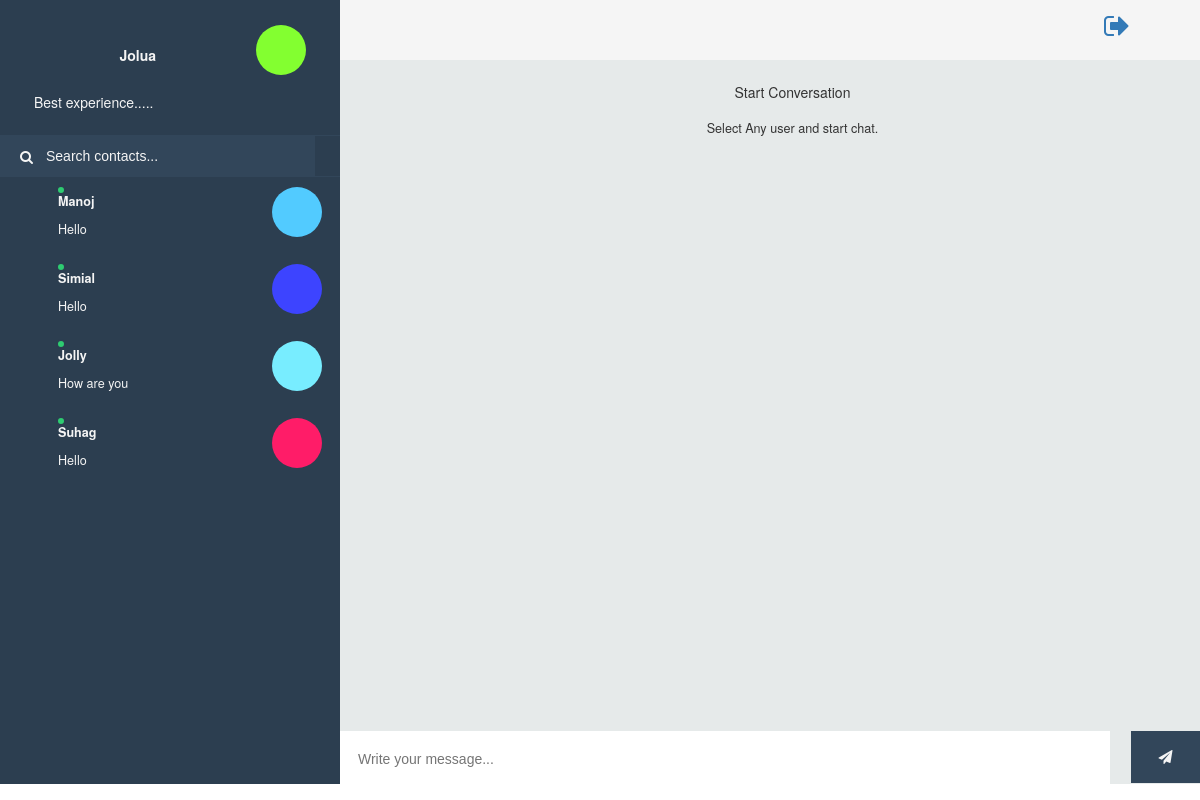
The app's page /chat-box/conversations (signed in) with its own data.
### session_user/models.py (models this page shows, shortened)
class ChatUser(AbstractUser):
	class Meta:
		verbose_name = 'Chat Box User'
		verbose_name_plural = 'Chat Box Users'
	mobile = models.CharField(verbose_name='Mobile Number', max_length=20, null=False, blank=False, unique=True)
	color_code = ColorField(verbose_name='User Color Code', blank=True, null=True)
	date_of_birth = models.DateField(verbose_name='Date Of Birth', null=True)
	def get_lastmessage(self):
		from chatbox.models import ChatMessage
		from django.db.models import Q
		queryset = ChatMessage.objects.filter(Q(sender= self)|Q(receiver= self))
		if queryset.exists():
			return queryset.last().message
		else:
			return '..'

### chatbox/models.py (models this page shows, shortened)
class ChatMessage(models.Model):
	class Meta:
		verbose_name = 'Chat Box Message'
		verbose_name_plural = 'Chat Box Messages'
	sender = models.ForeignKey(ChatUser, on_delete=models.CASCADE, related_name="message_sender")
	receiver = models.ForeignKey(ChatUser, on_delete=models.CASCADE, related_name="message_receiver")
	message = models.TextField(blank=True, null=True)
	created_at = models.DateTimeField(auto_now=True)
	seen = models.BooleanField(default=False)

### chatbox/views.py (the view)
class ChatBoxList(LoginRequiredMixin, ListView):
    template_name = 'chat-list.html'
    model = ChatUser
    def get_context_data(self, **kwargs):
        context = super(ChatBoxList, self).get_context_data(**kwargs)
        context['list_user'] = ChatUser.objects.filter(is_staff=False).exclude(id=self.request.user.id)
        return context

### chatbox/templates/chat-list.html (shortened to what this page needs)
{% extends 'chat-box-base.html' %}
{% load staticfiles %}
{% block content %}
<div id="frame">
  <div id="sidepanel">
    <div id="profile">
      <div class="wrap">
        <span class="icon-circle" style="background-color: {{request.user.color_code}};"></span>
        <p> <b>{{request.user.username | title}}</b></p>
      </div>
      <p class="preview"><h5>Best experience.....</h5></p>
    </div>
    <div id="search">
      <label for=""><i class="fa fa-search" aria-hidden="true"></i></label>
      <input type="text" placeholder="Search contacts..." class="search-contact" />
    </div>
    <div id="contacts">
      <ul>
      {% for user in list_user %}
        <li class="contact">
          <div class="wrap" contact-id="{{user.id}}">
            <span class="contact-status online"></span>
            {% if user.color_code %}
            <div class="icon-circle" style="background-color: {{user.color_code}};"></div>
            {% else %}
              <div class="icon-circle" style="background-color: #123;"></div>
            {% endif %}
            <div class="meta">
              <p class="name">{{user.username | title }}</p>
              <p class="preview">{{user.get_lastmessage}}</p>
            </div>
          </div>
        </li>
      {% endfor %}
      </ul>
    </div>
  </div>
  <div class="content">
    <div class="contact-profile">
        <span class="icon-circle"></span>
        <div class="social-media"><a href="{% url 'logout' %}">
        <i class="fa fa-sign-out fa-2x" aria-hidden="true"></i></a>
      </div>
    </div>
    <div class="messages">
      <ul>
        <li class="text-center">
          <div class="card">
          <div class="card-body">
            <h5 class="card-title">Start Conversation</h5>
            <p class="card-text">Select Any user and start chat.</p>
          </div>
        </div>
        </li>
      </ul>
    </div>
    <div class="message-input">
      <div class="wrap">
      <input type="text" placeholder="Write your message..." id="message_box" name="message" readonly="" />
      <button class="button" id="send_message"><i class="fa fa-paper-plane" aria-hidden="true"></i></button>
      </div>
    </div>
  </div>
</div>
{% endblock %}

### staticfiles/static/css/chat-box.css (style rules this page uses)
#frame { width: 100%; height: 98vh; min-height: 300px; max-height: 800px; background: #E6EAEA; }
#frame #sidepanel { float: left; min-width: 280px; max-width: 340px; width: 40%; height: 100%; background: #2c3e50; color: #f5f5f5; overflow: hidden; position: relative; }
#frame #sidepanel #profile { width: 80%; margin: 25px auto; }
#frame #sidepanel #profile .wrap { height: 60px; line-height: 60px; overflow: hidden; -moz-transition: 0.3s height ease; -o-transition: 0.3s height ease; -webkit-transition: 0.3s height ease; transition: 0.3s height ease; }
#frame #sidepanel #profile .wrap p { float: right; margin-right: 100px; }
#frame #sidepanel #search { border-top: 1px solid #32465a; border-bottom: 1px solid #32465a; font-weight: 300; }
#frame #sidepanel #search label { position: absolute; margin: 10px 0 0 20px; }
#frame #sidepanel #search input { font-family: "proxima-nova", "Source Sans Pro", sans-serif; padding: 10px 0 10px 46px; width: calc(100% - 25px); border: none; background: #32465a; color: #f5f5f5; }
#frame #sidepanel #contacts { height: calc(100% - 177px); overflow-y: scroll; overflow-x: hidden; }
#frame #sidepanel #contacts ul li.contact { position: relative; padding: 10px 0 15px 0; font-size: 0.9em; cursor: pointer; list-style: none; }
#frame #sidepanel #contacts ul li.contact .wrap { width: 88%; margin: 0 auto; position: relative; }
#frame #sidepanel #contacts ul li.contact .wrap span { position: absolute; left: 0; margin: -2px 0 0 -2px; width: 10px; height: 10px; border-radius: 50%; border: 2px solid #2c3e50; background: #95a5a6; }
#frame #sidepanel #contacts ul li.contact .wrap span.online { background: #2ecc71; }
#frame #sidepanel #contacts ul li.contact .wrap .meta { padding: 5px 0 0 0; }
#frame #sidepanel #contacts ul li.contact .wrap .meta .name { font-weight: 600; }
#frame #sidepanel #contacts ul li.contact .wrap .meta .preview { margin: 5px 0 0 0; padding: 0 0 1px; font-weight: 400; white-space: nowrap; overflow: hidden; text-overflow: ellipsis; -moz-transition: 1s all ease; -o-transition: 1s all ease; -webkit-transition: 1s all ease; transition: 1s all ease; }
#frame .content { float: right; width: 60%; height: 100%; overflow: hidden; position: relative; }
@media screen and (min-width: 900px) { #frame .content { width: calc(100% - 340px); } }
#frame .content .contact-profile { width: 100%; height: 60px; line-height: 60px; background: #f5f5f5; }
#frame .content .contact-profile .social-media { float: right; }
#frame .content .contact-profile .social-media i { margin-left: 14px; cursor: pointer; }
#frame .content .contact-profile .social-media i:nth-last-child(1) { margin-right: 20px; }
#frame .content .messages { height: auto; min-height: calc(100% - 93px); max-height: calc(100% - 93px); overflow-y: scroll; overflow-x: hidden; width: 100%; }
#frame .content .messages ul li { display: inline-block; clear: both; float: left; margin: 15px 15px 5px 15px; width: calc(100% - 25px); font-size: 0.9em; }
#frame .content .messages ul li:nth-last-child(1) { margin-bottom: 20px; }
#frame .content .messages ul li p { display: inline-block; padding: 10px 15px; border-radius: 20px; max-width: 205px; line-height: 130%; }
@media screen and (min-width: 735px) { #frame .content .messages ul li p { max-width: 300px; } }
#frame .content .message-input { position: absolute; bottom: 0; width: 100%; z-index: 99; }
#frame .content .message-input .wrap { position: relative; }
#frame .content .message-input .wrap input { font-family: "proxima-nova", "Source Sans Pro", sans-serif; float: left; border: none; width: calc(100% - 90px); padding: 18px 26px 15px 18px; font-size: 1em; color: #32465a; }
#frame .content .message-input .wrap button { float: right; border: none; width: 8%; padding: 15px 3px 17px 3px; cursor: pointer; background: #32465a; color: #f5f5f5; }
.icon-circle { height: 50px; width: 50px; border-radius: 50%; display: inline-block; float: right; }

### records on screen
ChatUser: user.username "Jolua"
ChatUser: username "Manoj", get_lastmessage "Hello"
ChatUser: username "Simial", get_lastmessage "Hello"
ChatUser: username "Jolly", get_lastmessage "How are you"
ChatUser: username "Suhag", get_lastmessage "Hello"
